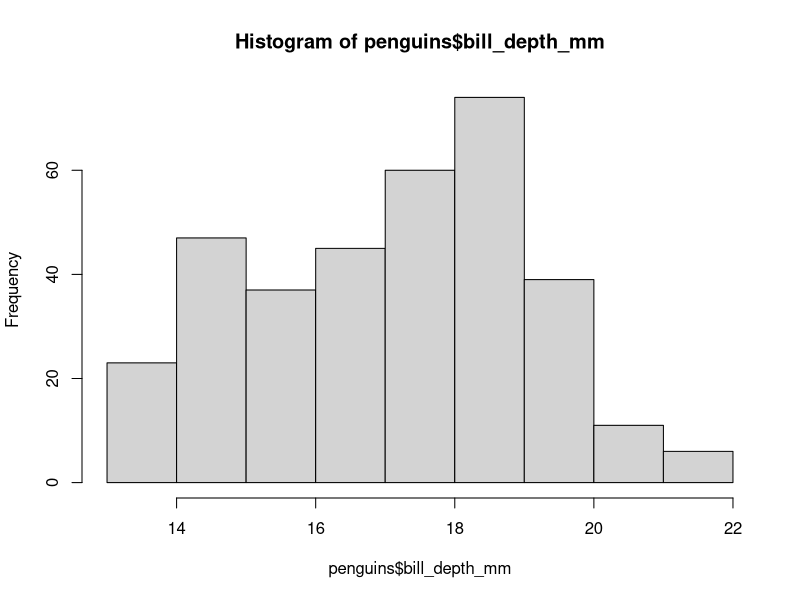

Generate this figure with R:
#install new package

  #install.packages("palmerpenguins")

#load packages from library
library(palmerpenguins)

#create graphic
hist(penguins$bill_depth_mm)
